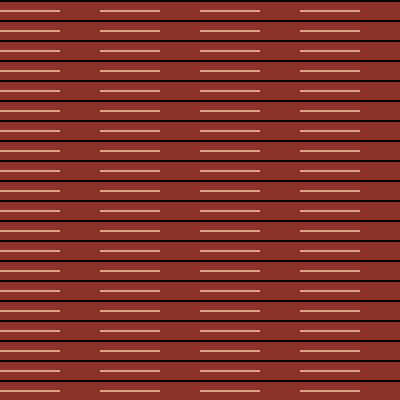
Frame 1 (no input)
Frame 60 (no input): identical to frame 1, image omitted
Frame 120 (the mouse pressed at the canvas centre since frame 60): identical to frame 1, image omitted

The p5.js sketch that drew this single still picture (run headless with seeded random() and noise() and a simulated clock; from frame 60 on, the mouse is pressed at the canvas centre):

// p5.js sketch
// ── sketch.js
function setup() {
  createCanvas(400, 400);
}

function draw() {
  background(140, 50, 42);
  noStroke()
  for (let a = 0; a < 400; a += 100) {
    for (let b = 0; b < 400; b += 10) {
      fill(217, 162, 130)
      rect(a, b, 60, 2);
      }
  }
  for(let c=0;c<height;c+=20){
    fill(0)
    rect(0,c,400,2)
  }

}

// {
        // for (let d = 50; d < 350; d +=50) {
        //   for (let c = 50; c < 350; c += 10) {
        //     fill (245, 72, 72)
        //     rect (c, d, 50, 1)
        //   }
